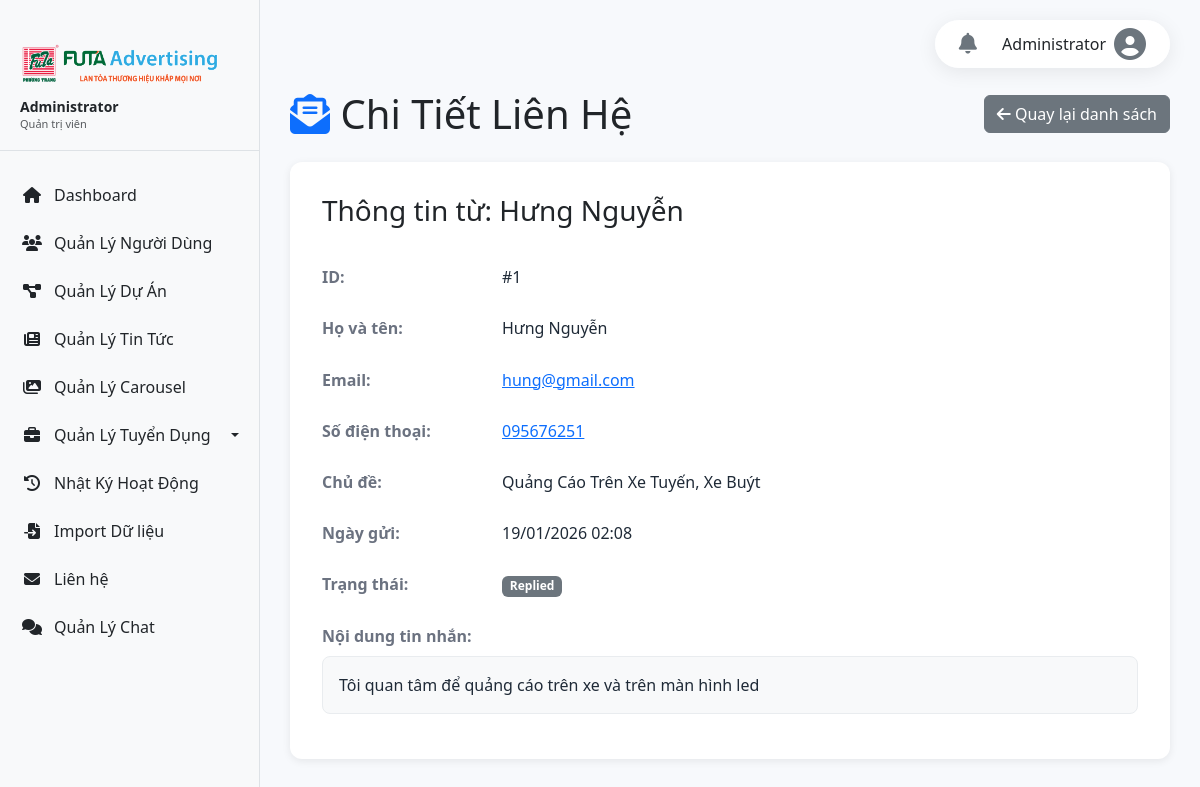
/admin/view_contact.php?id=1 (signed in), run on the app's committed database.
### tables this page shows
CREATE TABLE `contact` (
  `id` int(11) NOT NULL,
  `name` varchar(255) DEFAULT NULL,
  `email` varchar(255) DEFAULT NULL,
  `phone` varchar(50) DEFAULT NULL,
  `subject` varchar(255) DEFAULT NULL,
  `message` text DEFAULT NULL,
  `created_at` timestamp NOT NULL DEFAULT current_timestamp(),
  `status` enum('new','replied') NOT NULL DEFAULT 'new'
);

### admin/view_contact.php (the view, shortened to what this page needs)
<?php
require_once 'auth_check.php';
$id = $_GET['id'];
$stmt = $conn->prepare("SELECT * FROM contact WHERE id = ?");
$stmt->bind_param("i", $id);
$stmt->execute();
$result = $stmt->get_result();
$contact = $result->fetch_assoc();
$status_text = ['pending' => 'Chưa tư vấn', 'done' => 'Đã tư vấn'];
$status_colors = ['pending' => 'secondary', 'done' => 'success'];
?>
<!DOCTYPE html>
<html lang="vi">
<head>
    <link href="https://cdn.jsdelivr.net/npm/bootstrap@5.3.3/dist/css/bootstrap.min.css" rel="stylesheet">
    <link rel="stylesheet" href="https://cdnjs.cloudflare.com/ajax/libs/font-awesome/6.5.2/css/all.min.css">
</head>
<body>
    <?php include 'sidebar.php'; ?>
    <div class="main-content">
        <div class="d-flex justify-content-between align-items-center mb-4">
            <h1 class="mb-0"><i class="fas fa-envelope-open-text text-primary"></i> Chi Tiết Liên Hệ</h1>
            <a href="contacts.php" class="btn btn-secondary"><i class="fas fa-arrow-left"></i> Quay lại danh sách</a>
        </div>
        <div class="card profile-card">
            <div class="card-body">
                <h3 class="card-title mb-4">Thông tin từ: <?php echo htmlspecialchars($contact['name']); ?></h3>
                <ul class="list-group list-group-flush">
                    <li class="list-group-item"><strong>ID:</strong> <span class="value">#<?php echo $contact['id']; ?></span></li>
                    <li class="list-group-item"><strong>Họ và tên:</strong> <span class="value"><?php echo htmlspecialchars($contact['name']); ?></span></li>
                    <li class="list-group-item"><strong>Email:</strong> <span class="value"><a href="mailto:<?php echo htmlspecialchars($contact['email']); ?>"><?php echo htmlspecialchars($contact['email']); ?></a></span></li>
                    <li class="list-group-item"><strong>Số điện thoại:</strong> <span class="value"><a href="tel:<?php echo htmlspecialchars($contact['phone']); ?>"><?php echo htmlspecialchars($contact['phone']); ?></a></span></li>
                    <li class="list-group-item"><strong>Chủ đề:</strong> <span class="value"><?php echo htmlspecialchars($contact['subject'] ?: 'Không có chủ đề'); ?></span></li>
                    <li class="list-group-item"><strong>Ngày gửi:</strong> <span class="value"><?php echo date('d/m/Y H:i', strtotime($contact['created_at'])); ?></span></li>
                    <li class="list-group-item"><strong>Trạng thái:</strong> <span class="value"><span class="badge bg-<?php echo $status_colors[$contact['status'] ?? 'new'] ?? 'secondary'; ?>"><?php echo $status_text[$contact['status'] ?? 'new'] ?? ucfirst($contact['status'] ?? 'new'); ?></span></span></li>
                    <li class="list-group-item d-block"><strong>Nội dung tin nhắn:</strong> <div class="value mt-2 message-box"><?php echo nl2br(htmlspecialchars($contact['message'])); ?></div></li>
                </ul>
            </div>
        </div>
    </div>
</body>
</html>

### admin/view_contact.php (style rules this page uses)
body { background: #f7f9fc; }
.profile-card { border: none; border-radius: 12px; box-shadow: 0 2px 8px rgba(0,0,0,0.08); }
.profile-card .card-body { padding: 2rem; }
.profile-card .list-group-item { border: none; padding: .85rem 0; display: flex; align-items: flex-start; }
.profile-card .list-group-item strong { min-width: 180px; display: inline-block; color: #6b7280; }
.profile-card .list-group-item .value { font-weight: 500; color: #1f2a37; }
.message-box { white-space: pre-wrap; background-color: #f8f9fa; padding: 1rem; border-radius: 8px; border: 1px solid #e9ecef; }

### admin/sidebar.php (style rules this page uses)
.main-content { margin-left: 260px; padding: 30px; padding-top: 90px; min-height: 100vh; }

### data on the page
contact: name "Hưng Nguyễn", id "1", email "hung@gmail.com", phone "095676251", subject "Quảng Cáo Trên Xe Tuyến, Xe Buýt", created_at "19/01/2026 02:08", status "Replied", message "Tôi quan tâm để quảng cáo trên xe và trên màn hình led"

### other printed values
$_SESSION['admin_fullname'] "Administrator"
$display_role_str "Quản trị viên"
